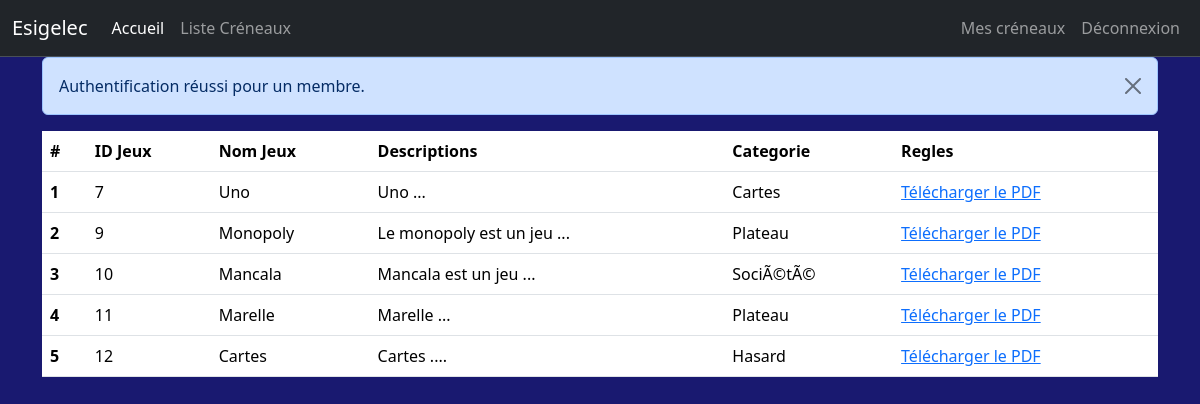
Page /temp/Mancala.php (signed in) on the earlier database version.
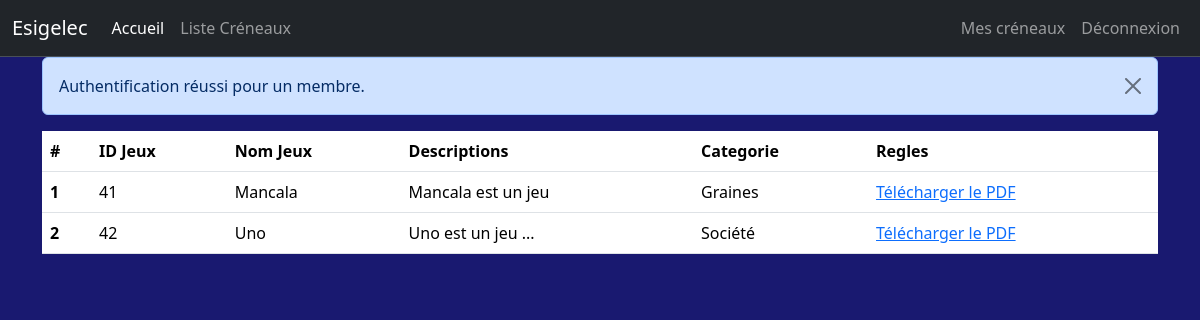
Same page on the later database version.
### tables this page shows
CREATE TABLE `jeux` (
  `idJeux` int(11) NOT NULL,
  `nom` varchar(100) NOT NULL,
  `description` varchar(255) NOT NULL,
  `categorie` varchar(50) NOT NULL,
  `regle` varchar(255) NOT NULL,
  `image` varchar(255) NOT NULL
);

### temp/Mancala.php (the view, shortened to what this page needs)
<?php
    include '../header.inc.php';
    include '../menuMembre.inc.php';
?>
<div class="container">
    <?php
         if(isset($_SESSION['message'])) {
            echo '<div class="alert alert-primary alert-dismissible fade show" role="alert">';
            echo $_SESSION['message'];
            echo '<button type="button" class="btn-close" data-bs-dismiss="alert" aria-label="Close"></button>';
            echo '</div>';
            }
    ?>
    <table class="table">
        <thead>
            <tr>
                <th scope="col">#</th>
                <th scope="col">ID Jeux</th>
                <th scope="col">Nom Jeux</th>
                <th scope="col">Descriptions</th>
                <th scope="col">Categorie</th>
                <th scope="col">Regles</th>
            </tr>
        </thead>
        <tbody>
            <?php
                $n = isset($_GET['nomJeu']) ? intval($_GET['nomJeu']) : 0;
                include("../connpdo.php");
                $req="SELECT * FROM jeux WHERE nom = ?";
                $stmt=$pdo->prepare($req);
                $stmt->bindParam(1, $n, PDO::PARAM_INT);
                $stmt->execute();
                $i=1;
                while ($row = $stmt->fetch() ) {
                    echo '<tr>';
                    echo '<th scope="row">' . $i . '</th>';
                    echo '<td>' . $row['idJeux'] . '</td>';
                    echo '<td>' . $row['nom'] . '</td>';
                    echo '<td>' . $row['description'] . '</td>';
                    echo '<td>' . $row['categorie'] . '</td>';
                    echo '<td><a href=../'.$row['regle'].' target="_blank">Télécharger le PDF</a></td>';
                    echo '</tr>';
                    $i++;
                }
            ?>
        </tbody>
    </table>
</div>

### header.inc.php (shortened to what this page needs)
<!doctype html>
<html lang="fr">
  <head>
    <link href="https://cdn.jsdelivr.net/npm/bootstrap@5.3.1/dist/css/bootstrap.min.css" rel="stylesheet">
    <link rel="stylesheet" href="style.css" />
  </head>
  <body>

### menuMembre.inc.php (shortened to what this page needs)
<nav class="navbar navbar-expand-md bg-dark border-bottom border-body" data-bs-theme="dark">
  <div class="container-fluid">
    <a class="navbar-brand" href="accueilMembre">Esigelec</a>
    <div class="collapse navbar-collapse" id="navbarText">
      <ul class="navbar-nav me-auto mb-lg-0">
        <li class="nav-item">
          <a class="nav-link active" aria-current="page" href="accueilMembre.php">Accueil</a>
        </li>
        <li class="nav-item">
          <a class="nav-link" href="listCreneaux.php">Liste Créneaux</a>
        </li>
      </ul>
      <ul class="navbar-nav mb-lg-0">
        <li class="nav-item">
          <a class="nav-link"  href="creneauxMembre.php">Mes créneaux</a>
        </li>
        <li class="nav-item">
          <a class="nav-link" href="logout.php">Déconnexion</a>
        </li>
      </ul>
    </div>
  </div>
</nav>

### style.css (style rules this page uses)
body { padding: 0%; margin: 0%; align-items: center; }

### header.inc.php (style rules this page uses)
body { background-color: midnightblue ; }

Differences in the rows shown:
removed jeux: idJeux "7", nom "Uno", description "Uno ...", categorie "Cartes"
removed jeux: idJeux "9", nom "Monopoly", description "Le monopoly est un jeu ...", categorie "Plateau"
removed jeux: idJeux "10", nom "Mancala", description "Mancala est un jeu ...", categorie "SociÃ©tÃ©"
removed jeux: idJeux "11", nom "Marelle", description "Marelle ...", categorie "Plateau"
removed jeux: idJeux "12", nom "Cartes", description "Cartes ....", categorie "Hasard"
added jeux: idJeux "41", nom "Mancala", description "Mancala est un jeu", categorie "Graines"
added jeux: idJeux "42", nom "Uno", description "Uno est un jeu ...", categorie "Société"
